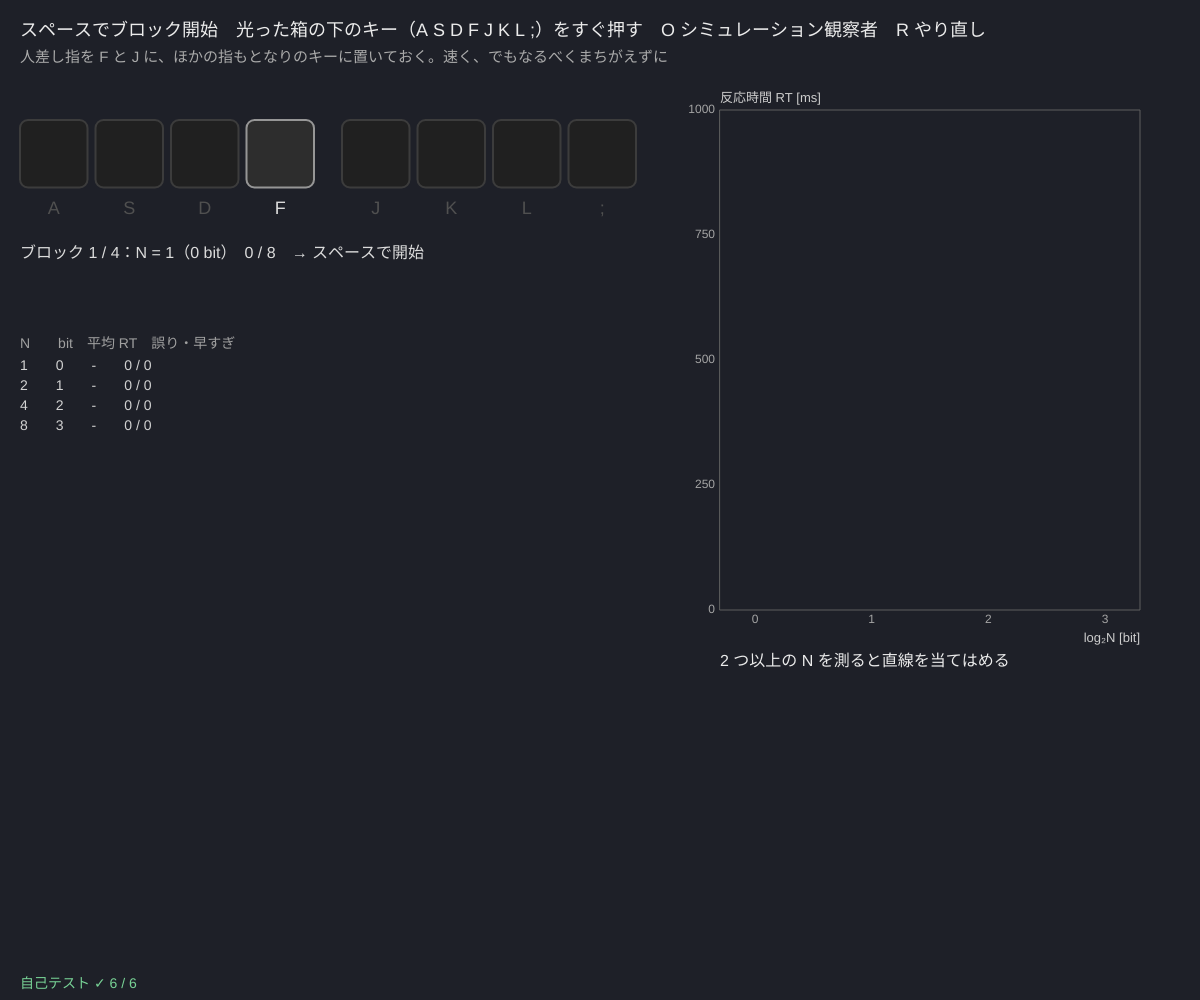
Frame 1 (no input)
Frame 60 (no input): identical to frame 1, image omitted
Frame 120 (the mouse pressed at the canvas centre since frame 60): identical to frame 1, image omitted

The p5.js sketch that drew this single still picture (run headless with seeded random() and noise() and a simulated clock; from frame 60 on, the mouse is pressed at the canvas centre):

// p5.js sketch
// ── sketch.js
// ============================================
// 09 反応時間とヒックの法則 ─ 選択肢が 2 倍になると、反応は一定時間ずつ遅くなる
// 箱のどれかが光ったら、その下のキーをできるだけ速く押す。選択肢の数 N = 1, 2, 4, 8 の順にブロックで測る
// 平均反応時間 RT と log₂N（選ぶのに必要な情報量 [bit]）に直線 RT = a + b·log₂N を当てはめる。1/b = 情報を処理する速さ [bit/秒]
// クリック → スペースでブロック開始 / A S D F J K L ; で答える / O = シミュレーション観察者 / R = やり直し
// ============================================

const KEYS = ['a', 's', 'd', 'f', 'j', 'k', 'l', ';'];   // 8 つのキー（左手 ASDF、右手 JKL;）
const SETS = { 1: [3], 2: [3, 4], 4: [2, 3, 4, 5], 8: [0, 1, 2, 3, 4, 5, 6, 7] };   // N ごとに使う箱
const NS = [1, 2, 4, 8];
const PER = 8;                         // ★ 1 ブロックの試行（4 × 8 = 32 試行）
const SIM = { a: 220, b: 140, sd: 40, err: 0.03 };   // ★ シミュレーション観察者：RT = a + b·log₂N（ms）
let bi = 0, trials = [], phase = 'ready', tGo = 0, onset = 0, target = -1, msg = '', simMode = false, simSeed = 1, fit = null;

function setup() {
  createCanvas(windowWidth, windowHeight);
  selfTest();
  resetData(false);
}
function resetData(sim) { simMode = sim; bi = 0; trials = []; phase = 'ready'; msg = ''; fit = null; seedRng(Date.now()); }
function blockCount() { return trials.filter((t) => t.N === NS[bi]).length; }
function nextTrial() {
  if (blockCount() >= PER) { bi++; phase = bi >= NS.length ? 'done' : 'ready'; return; }
  phase = 'fore'; tGo = millis() + 800 + rnd() * 800; target = -1;   // 0.8〜1.6 秒待ってから光る（予測させない）
}
function respond(k) {
  let idx = KEYS.indexOf(k), N = NS[bi];
  if (idx < 0 || simMode) return;
  if (phase === 'fore') { msg = '早すぎ！（光る前に押した）'; trials.push({ N, rt: null, ok: false, early: true }); nextTrial(); return; }
  if (phase !== 'stim') return;
  let rt = performance.now() - onset, ok = idx === target;
  msg = ok ? Math.round(rt) + ' ms' : 'ちがうキー（' + Math.round(rt) + ' ms）';
  trials.push({ N, rt, ok }); phase = 'iti'; tGo = millis() + 500; refit();
}
// N ごとの平均 RT（正解だけ）→ RT = a + b·log₂N
function means(tr) { return NS.map((N) => { let r = tr.filter((t) => t.N === N && t.ok && t.rt !== null).map((t) => t.rt); return r.length ? r.reduce((a, b) => a + b) / r.length : null; }); }
function refit() {
  let m = means(trials), xs = [], ys = [];
  NS.forEach((N, i) => { if (m[i] !== null) { xs.push(Math.log2(N)); ys.push(m[i]); } });
  fit = linFit(xs, ys);
}
function simTrials(per) {
  let out = [];
  for (let N of NS) for (let t = 0; t < per; t++) out.push({ N, rt: Math.max(120, SIM.a + SIM.b * Math.log2(N) + SIM.sd * rndNormal()), ok: rnd() > SIM.err * Math.log2(2 * N) });
  return out;
}
function runSim(seed) { resetData(true); seedRng(seed); trials = simTrials(30); bi = NS.length; phase = 'done'; refit(); }

function draw() {
  background(30, 32, 40);
  fill(235); noStroke(); textSize(18);
  text('スペースでブロック開始　光った箱の下のキー（A S D F J K L ;）をすぐ押す　O シミュレーション観察者　R やり直し', 20, 36);
  fill(170); textSize(15);
  text('人差し指を F と J に、ほかの指もとなりのキーに置いておく。速く、でもなるべくまちがえずに', 20, 62);

  if (phase === 'fore' && millis() >= tGo) { target = SETS[NS[bi]][Math.floor(rnd() * NS[bi])]; phase = 'stim'; onset = performance.now(); }
  if (phase === 'iti' && millis() >= tGo) nextTrial();
  // ---- 8 つの箱
  let N = NS[Math.min(bi, NS.length - 1)], bw = Math.min(70, (width * 0.5 - 60) / 8), bx = 20, by = 120;
  for (let i = 0; i < 8; i++) {
    let x = bx + i * (bw + 8) + (i >= 4 ? 20 : 0), use = SETS[N].indexOf(i) >= 0 && phase !== 'done';
    stroke(use ? 150 : 60); strokeWeight(2);
    fill(phase === 'stim' && i === target ? color(255, 220, 120) : use ? 45 : 32);
    rect(x, by, bw, bw, 8);
    noStroke(); fill(use ? 220 : 80); textSize(18); textAlign(CENTER); text(KEYS[i].toUpperCase(), x + bw / 2, by + bw + 26); textAlign(LEFT, BASELINE);
  }
  fill(220); textSize(16);
  let info = phase === 'done' ? (simMode ? 'シミュレーション観察者（各 N 30 試行）' : 'おつかれさま！ R でもう一度') : 'ブロック ' + (bi + 1) + ' / 4：N = ' + N + '（' + Math.log2(N) + ' bit）　' + blockCount() + ' / ' + PER + (phase === 'ready' ? '　→ スペースで開始' : '');
  text(info, bx, by + bw + 70);
  fill(255, 210, 120); textSize(22); text(msg, bx, by + bw + 110);
  // ---- 表
  let m = means(trials), ty = by + bw + 160;
  fill(160); textSize(14); text('N　　bit　平均 RT　誤り・早すぎ', bx, ty);
  NS.forEach((n, i) => { let e = trials.filter((t) => t.N === n && !t.ok).length, c = trials.filter((t) => t.N === n).length; fill(210); text(n + '　　' + Math.log2(n) + '　　' + (m[i] !== null ? Math.round(m[i]) + ' ms' : '-') + '　　' + e + ' / ' + c, bx, ty + 22 + i * 20); });

  // ---- RT と log₂N のグラフ
  let g = { x: width * 0.6, y: 110, w: width * 0.35, h: height * 0.5, x0: -0.3, x1: 3.3, y0: 0, y1: 1000 };
  plotAxes(g, 'log₂N [bit]', '反応時間 RT [ms]', [0, 1, 2, 3], [0, 250, 500, 750, 1000]);
  noStroke(); fill(120, 190, 255, 110);
  for (let t of trials) if (t.ok && t.rt !== null) circle(gX(g, Math.log2(t.N) + (((t.rt * 7) % 1) - 0.5) * 0.12), gY(g, Math.min(t.rt, 1000)), 5);
  fill(120, 190, 255); NS.forEach((n, i) => { if (m[i] !== null) circle(gX(g, Math.log2(n)), gY(g, m[i]), 13); });
  if (simMode) { stroke(120, 200, 140); strokeWeight(1.5); line(gX(g, 0), gY(g, SIM.a), gX(g, 3), gY(g, SIM.a + 3 * SIM.b)); }
  let ry = g.y + g.h + 56;
  if (fit && fit.ok) {
    stroke(255, 170, 90); strokeWeight(3); line(gX(g, 0), gY(g, fit.a), gX(g, 3), gY(g, fit.a + 3 * fit.b));
    noStroke(); fill(235); textSize(17);
    text('RT = ' + fit.a.toFixed(0) + ' + ' + fit.b.toFixed(0) + '·log₂N [ms]　r² = ' + fit.r2.toFixed(2), g.x, ry);
    textSize(15); text('1 bit 増えるごとに ' + fit.b.toFixed(0) + ' ms 遅くなる → 処理の速さ ≈ ' + (fit.b > 1 ? (1000 / fit.b).toFixed(1) + ' bit/秒' : '-'), g.x, ry + 26);
  } else { noStroke(); fill(235); textSize(16); text('2 つ以上の N を測ると直線を当てはめる', g.x, ry); }
  if (simMode) { noStroke(); fill(120, 200, 140); textSize(14); text('本当の値：a = ' + SIM.a + ' ms、b = ' + SIM.b + ' ms/bit', g.x, ry + 52); }
  noStroke(); fill(selfTestResults.every((r) => r.ok) ? color(120, 210, 150) : color(255, 90, 90)); textSize(14);
  text(selfTestLine(), 20, height - 12);
}

function keyPressed() {
  if (key === ' ' && phase === 'ready') { msg = ''; nextTrial(); return false; }
  if (key === 'o' || key === 'O') { runSim(++simSeed); return false; }
  if (key === 'r' || key === 'R') { resetData(false); return false; }
  respond(key.toLowerCase());
  return false;
}

// ---- 自己テスト
function selfTest() {
  selfTestResults = [];
  check('log₂1 = 0、log₂2 = 1、log₂4 = 2、log₂8 = 3（bit）', NS.every((n, i) => Math.log2(n) === i));
  check('各 N で使う箱の数 = N', NS.every((n) => SETS[n].length === n));
  let f = linFit([0, 1, 2, 3], [200, 350, 500, 650]);
  check('ゆらぎのない RT 200, 350, 500, 650 → a = 200、b = 150 ちょうど、r² = 1', near(f.a, 200, 1e-9) && near(f.b, 150, 1e-9) && near(f.r2, 1, 1e-12));
  check('N が 1 種類だけなら直線を当てはめない', linFit([1, 1, 1], [300, 320, 310]).ok === false);
  seedRng(52); let tr = simTrials(80), m = means(tr), f2 = linFit([0, 1, 2, 3], m);
  check('シミュレーション観察者（各 N 80 試行）：b ≈ 140 ms/bit（±15）', near(f2.b, SIM.b, 15));
  check('切片 a ≈ 220 ms（±25）', near(f2.a, SIM.a, 25));
  reportSelfTest();
}

// ---------- やってみよう ----------
// 1. 32 試行やって、自分の a と b を出そう。1/b は何 bit/秒？
// 2. 平均 RT は log₂N の直線に乗った？ N = 1 だけ特別に速くない？
// 3. まちがいの数は N とともに増えた？ 速さと正確さのトレードオフを考えよう
// 4. 片方の箱だけよく光るようにすると（確率をかたよらせる）、ヒックの法則ではどうなると予想できる？
// 5. メニューの項目数と選ぶ時間：アプリのメニューを設計するときに使えるか考えよう


// ==================================================
// ここから下は「心理物理の道具」（中身は読まなくても OK。消さないでね）
// ==================================================
// ---- 種つきの乱数（同じ種なら毎回同じ列）。シミュレーション観察者と自己テストで使う
let rngState = 1;
function seedRng(s) { rngState = (s >>> 0) || 1; }
function rnd() {                       // 0〜1 の一様乱数（mulberry32）
  rngState = (rngState + 0x6d2b79f5) >>> 0;
  let t = rngState;
  t = Math.imul(t ^ (t >>> 15), t | 1);
  t ^= t + Math.imul(t ^ (t >>> 7), t | 61);
  return ((t ^ (t >>> 14)) >>> 0) / 4294967296;
}
function rndNormal() { let u = 1 - rnd(), v = rnd(); return Math.sqrt(-2 * Math.log(u)) * Math.cos(2 * Math.PI * v); }   // 標準正規分布
function shuffleArr(a) { for (let i = a.length - 1; i > 0; i--) { let j = Math.floor(rnd() * (i + 1)), t = a[i]; a[i] = a[j]; a[j] = t; } return a; }
function clampv(v, a, b) { return v < a ? a : v > b ? b : v; }
// ---- 正規分布：Φ（累積分布）と z（その逆関数。二分法で数値的に解く）
function erfA(x) {                     // 誤差関数（Abramowitz & Stegun 7.1.26、誤差 1.5e-7 以下）
  let s = x < 0 ? -1 : 1; x = Math.abs(x);
  let t = 1 / (1 + 0.3275911 * x);
  let y = 1 - ((((1.061405429 * t - 1.453152027) * t + 1.421413741) * t - 0.284496736) * t + 0.254829592) * t * Math.exp(-x * x);
  return s * y;
}
function Phi(x) { return 0.5 * (1 + erfA(x / Math.SQRT2)); }
function zOf(p) {                      // Φ(z) = p となる z
  p = clampv(p, 1e-9, 1 - 1e-9);
  let lo = -9, hi = 9;
  for (let i = 0; i < 70; i++) { let m = (lo + hi) / 2; if (Phi(m) < p) lo = m; else hi = m; }
  return (lo + hi) / 2;
}
// 割合を 1/(2N) で補正（0 や 1 だと z が無限大になるので）
function rateFix(k, n) { return n > 0 ? clampv(k / n, 1 / (2 * n), 1 - 1 / (2 * n)) : 0.5; }
// ---- 直線 y = a + b x を最小二乗法で当てはめる（r² = 当てはまりのよさ）
function linFit(xs, ys) {
  let n = xs.length;
  if (n < 2) return { ok: false };
  let mx = 0, my = 0;
  for (let i = 0; i < n; i++) { mx += xs[i]; my += ys[i]; }
  mx /= n; my /= n;
  let sxx = 0, sxy = 0, syy = 0;
  for (let i = 0; i < n; i++) { sxx += (xs[i] - mx) ** 2; sxy += (xs[i] - mx) * (ys[i] - my); syy += (ys[i] - my) ** 2; }
  if (sxx < 1e-12) return { ok: false };
  let b = sxy / sxx;
  return { ok: true, a: my - b * mx, b, r2: syy > 1e-12 ? (sxy * sxy) / (sxx * syy) : 1 };
}
// ---- グラフの道具：g = { x, y, w, h, x0, x1, y0, y1, logx, logy }
function gX(g, v) { let t = g.logx ? (Math.log(v) - Math.log(g.x0)) / (Math.log(g.x1) - Math.log(g.x0)) : (v - g.x0) / (g.x1 - g.x0); return g.x + clampv(t, -0.02, 1.02) * g.w; }
function gY(g, v) { let t = g.logy ? (Math.log(v) - Math.log(g.y0)) / (Math.log(g.y1) - Math.log(g.y0)) : (v - g.y0) / (g.y1 - g.y0); return g.y + g.h - clampv(t, -0.02, 1.02) * g.h; }
function plotAxes(g, xl, yl, xt, yt) {
  stroke(95); strokeWeight(1); noFill(); rect(g.x, g.y, g.w, g.h);
  noStroke(); fill(165); textSize(12); textAlign(CENTER, TOP);
  for (let v of xt) text(+v.toPrecision(3), gX(g, v), g.y + g.h + 4);
  textAlign(RIGHT, CENTER);
  for (let v of yt) text(+v.toPrecision(3), g.x - 5, gY(g, v));
  textAlign(LEFT, BASELINE); fill(205); textSize(13);
  text(xl, g.x + g.w - textWidth(xl), g.y + g.h + 32); text(yl, g.x, g.y - 8);
}
function polyline(pts) {               // 点が 2 つ以上あるときだけ折れ線を描く
  if (pts.length < 2) return;
  noFill(); beginShape(); for (let p of pts) vertex(p[0], p[1]); endShape();
}
// ---- 自己テストの道具
let selfTestResults = [];
function check(name, cond) { selfTestResults.push({ name, ok: !!cond }); }
function near(a, b, tol) { return a !== null && a !== undefined && isFinite(a) && Math.abs(a - b) <= (tol === undefined ? 1e-9 : tol); }
function reportSelfTest() { for (let r of selfTestResults) (r.ok ? console.log : console.error)((r.ok ? '✓ ' : '✗ ') + r.name); }
function selfTestLine() { let n = selfTestResults.filter((r) => r.ok).length; return '自己テスト ' + (n === selfTestResults.length ? '✓ ' : '✗ ') + n + ' / ' + selfTestResults.length; }
